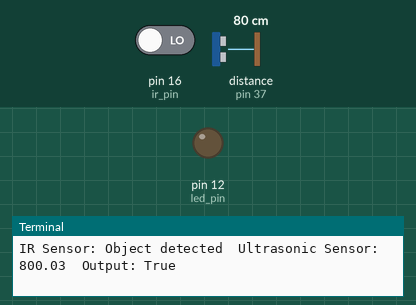
Simulated run of this program. Board: Raspberry Pi (header pin numbers). Parts: output pins drawn as LEDs (lit = HIGH), the last lines printed to the terminal. Dashed ring = blinking. The test bench sets the inputs (shaded band); at power-on: pin 16 (ir_pin) LOW, distance to the obstacle (sensor on pin 37) 80 cm. The echo pulse lasts 58.3 µs per cm; the clock reads 2024-03-15 10:24:30 at power-on unless the program sets it; pins used as bus, display or sensor lines are not drawn.

Above: at 1.2 s.
1.3 s: pin 16 (ir_pin) driven HIGH
At 4.4 s:
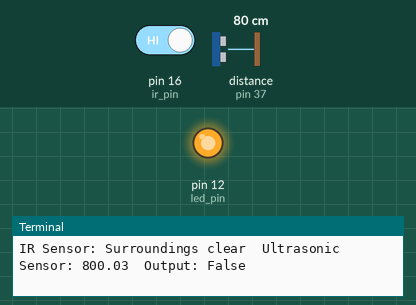
5.4 s: distance to the obstacle (sensor on pin 37) set to 22 cm
7.6 s: distance to the obstacle (sensor on pin 37) set to 17 cm
At 9.5 s:
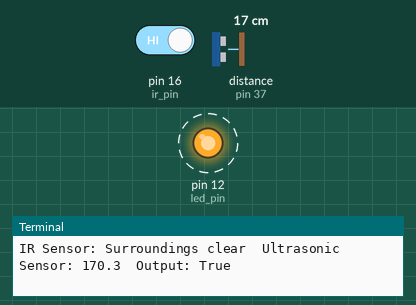
12.1 s: distance to the obstacle (sensor on pin 37) set to 35 cm
At 13.9 s:
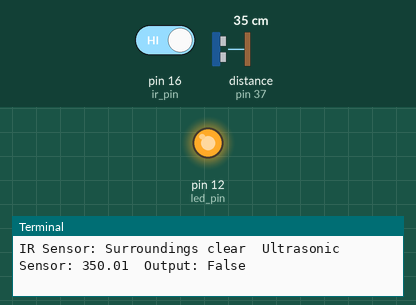
14.2 s: pin 16 (ir_pin) driven LOW
At 16.3 s:
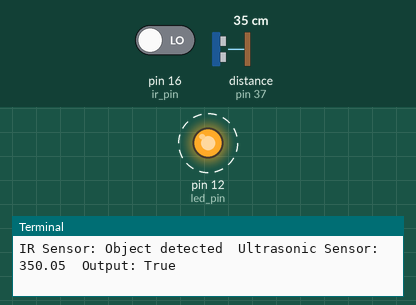
Timing chart, 0 to 19.7 s (numbered marks = the images above; inputs shaded):
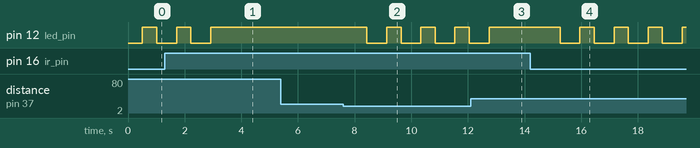

The program:

ultrasonic.py
```python
import RPi.GPIO as GPIO
import time

sleep_time_high = 0.5
sleep_time_low = 0.2

led_pin = 12
ir_pin = 16
ultrasonic_trig_pin = 38
ultrasonic_echo_pin = 37

ir_key = 'IR'
ultrasonic_key = 'Ultrasonic'
half_of_speed_of_sound_const = 34300 / 2
far_away_threshold = 200
sensor_stabilise_time = 0.5

GPIO.setmode(GPIO.BOARD)
GPIO.setup(led_pin, GPIO.OUT)
GPIO.setup(ir_pin, GPIO.IN)
GPIO.setup(ultrasonic_echo_pin, GPIO.IN)
GPIO.setup(ultrasonic_trig_pin, GPIO.OUT)


def main():
	try:
		while True:
			ir_output = GPIO.input(ir_pin)
			ir_status = 'Object detected'

			if ir_output:
				ir_status = 'Surroundings clear'

			ultrasonic_data = get_distance()

			sensor_data = {ir_key:ir_output
						, ultrasonic_key: ultrasonic_data}

			output = compute_led_intensity(sensor_data)

			print(f"IR Sensor: {ir_status}\tUltrasonic Sensor: {ultrasonic_data}\tOutput: {output}")

			if output:
				led_blink()
			else:
				GPIO.output(led_pin, True)
				time.sleep(sleep_time_high)

	except:
		GPIO.cleanup()


def get_distance():
	#	Initialise distance and pin
	distance = -1
	GPIO.output(ultrasonic_trig_pin, False)
	time.sleep(sensor_stabilise_time)

	GPIO.output(ultrasonic_trig_pin, True)
	time.sleep(0.00001)
	GPIO.output(ultrasonic_trig_pin, False)

	while GPIO.input(ultrasonic_echo_pin) == 0:
		t_init = time.time()

	while GPIO.input(ultrasonic_echo_pin) == 1:
		t_final = time.time()
		distance = 0

	if distance == 0:
		time_taken = t_final - t_init
		distance = round(time_taken * 171500, 2)

	return distance


def compute_led_intensity(inputs):
	result = True

	if ir_key in inputs:
		inputs[ir_key] = not inputs[ir_key]

	# we require boolean for now
	if ultrasonic_key in inputs:
		inputs[ultrasonic_key] = inputs[ultrasonic_key] <= far_away_threshold

	result = call_model(inputs)

	return result

def call_model(inputs):
	if ultrasonic_key not in inputs:
		inputs[ultrasonic_key] = False

	if ir_key not in inputs:
			inputs[ir_key] = False

	rule_output = (inputs[ultrasonic_key] or inputs[ir_key])

	return rule_output


def led_blink():
	GPIO.output(led_pin, True)
	time.sleep(sleep_time_high)
	GPIO.output(led_pin, False)
	time.sleep(sleep_time_low)


main()
```

Measured:
- the behaviour switches between 20 and 19 cm on distance to the obstacle (sensor on pin 37) (found by bisection; images 1 and 2)
- after the input at 1.3 s, pin 12 (led_pin): goes on until 2.9 s, then stays HIGH
- after the input at 7.6 s, pin 12 (led_pin): alternates HIGH for 0.50 s and LOW for 0.70 s, starting after 0.84 s
- after the input at 12.1 s, pin 12 (led_pin): goes on until 12.7 s, then stays HIGH
- after the input at 14.2 s, pin 12 (led_pin): alternates HIGH for 0.50 s and LOW for 0.70 s, starting after 1.1 s
